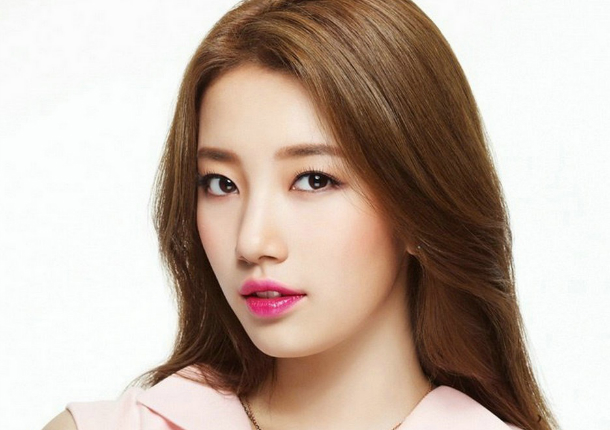
#> input picture suzy.jpg, 610 x 430 px
$ python test.py
#> lines starting #> are read from the running program, lines starting #| are printed output that depends on the picture; after the words box and inside, x2 and y2 are one past the last pixel; in counts of white or black regions, pixels touching at a corner belong together
import cv2
import numpy as np

img = cv2.imread('suzy.jpg', 1)
#> img is the input picture: shape (430, 610, 3); mean B, G, R 164.9, 176.6, 193.5
#img = cv2.imread('20190202_132312.jpg', 1)
cv2.startWindowThread()
face_cascade = cv2.CascadeClassifier('haarcascade_frontalface_default.xml')
eye_cascade = cv2.CascadeClassifier('haarcascade_eye.xml')

if (type(img) is np.ndarray):
    print(img.shape)
#| (430, 610, 3)

gray = cv2.cvtColor(img, cv2.COLOR_BGR2GRAY)
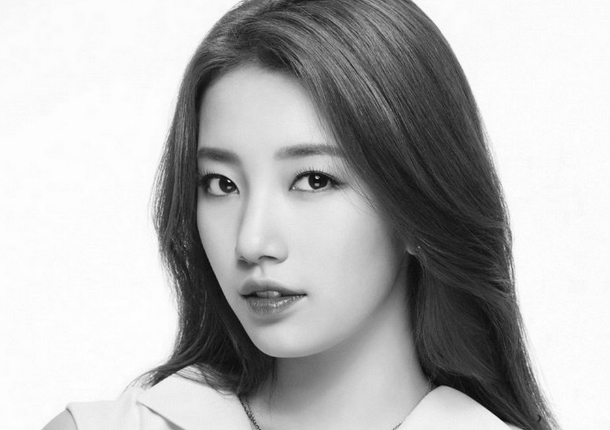
#> gray: shape (430, 610); min 6, max 255, mean 180.2
print(gray.shape)
#| (430, 610)


faces = face_cascade.detectMultiScale(gray, 1.3, 5)
#> faces = [[154, 96, 235, 235]]

for (x, y, w, h) in faces:
    cv2.rectangle(img, (x, y), (x+w, y+h), (255, 0, 0), 2)
    roi_gray = gray[y:y+h, x:x+w]
    roi_color = img[y:y+h, x:x+w]
    eyes = eye_cascade.detectMultiScale(roi_gray)
    for (ex, ey, ew, eh) in eyes:
        cv2.rectangle(roi_color, (ex, ey), (ex+ew, ey+eh), (0, 255, 0), 2)
#> this loop made 1 pass
#> (x, y, w, h, eyes) on pass 1: (154, 96, 235, 235, [[40, 62, 53, 53], [127, 56, 58, 58]])
#> pass 1, `roi_gray = gray[y:y+h, x:x+w]`:
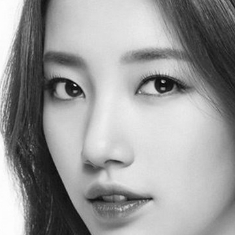
#> roi_gray: shape (235, 235); min 6, max 255, mean 153.8
#> pass 1, `roi_color = img[y:y+h, x:x+w]`:
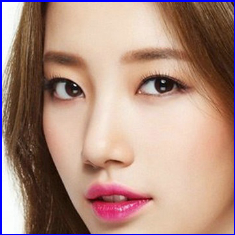
#> roi_color: shape (235, 235, 3); mean B, G, R 129.4, 141.8, 174.9
#> after the loop:
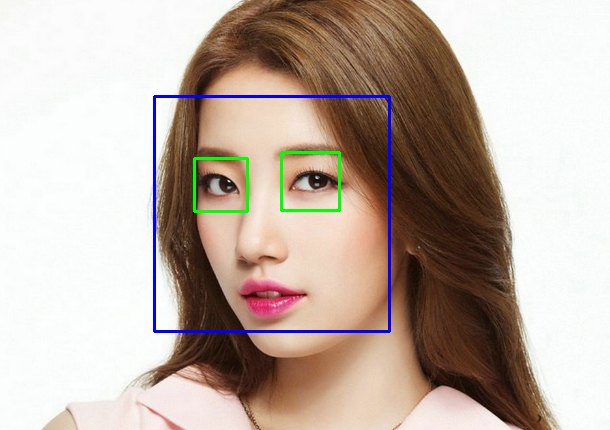
#> img: shape (430, 610, 3); 1.58% of pixels changed, all inside (x1, y1, x2, y2) = (153, 95, 391, 333)
#> after the loop:
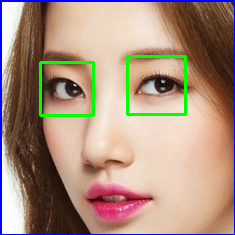
#> roi_color: shape (235, 235, 3); 2.4% of pixels changed, all inside (x1, y1, x2, y2) = (39, 55, 187, 117)

#cv2.imshow('rt', img)
dst = cv2.resize(img, dsize=(0,0), fx=0.3, fy=0.3, interpolation=cv2.INTER_LINEAR)
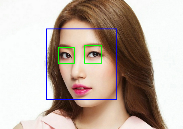
#> dst: shape (129, 183, 3); mean B, G, R 165.4, 175.5, 190.5
cv2.imshow("resize", dst)
cv2.waitKey(0)
cv2.destroyAllWindows()

$ run again, with 20190202_132312.jpg copied over suzy.jpg
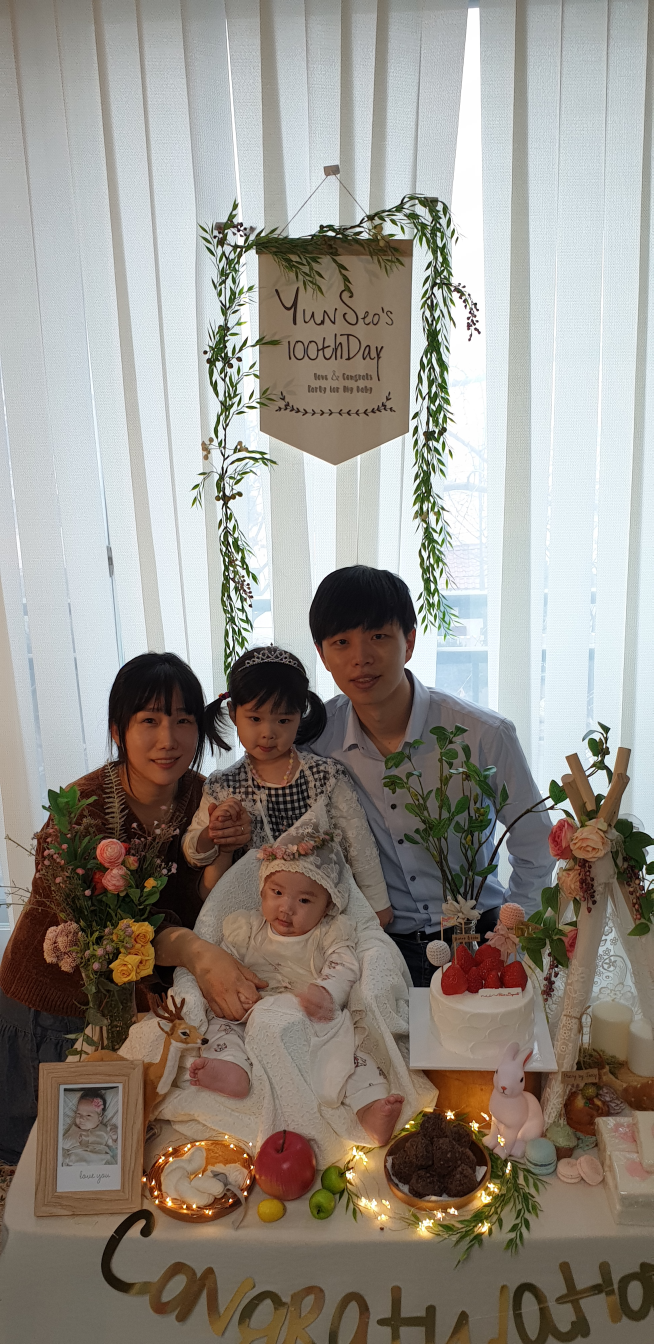
#> input picture 20190202_132312.jpg, 1960 x 4032 px (shown at 1/3 size)
#> img is the input picture: shape (4032, 1960, 3); mean B, G, R 136.7, 144.6, 150.3
#| (4032, 1960, 3)
#| (4032, 1960)
#> faces = [[1863, 2937, 51, 51], [705, 2087, 196, 196]]
#> the loop `for (x, y, w, h) in faces:` made 2 passes
#> after the loop `for (x, y, w, h) in faces:`:
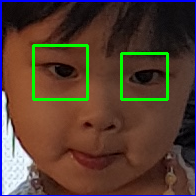
#> roi_color: shape (196, 196, 3); mean B, G, R 50.5, 62, 84.1
#> `dst = cv2.resize(img, dsize=(0,0), fx=0.3, fy=0.3, interpolation=cv2.I..`:
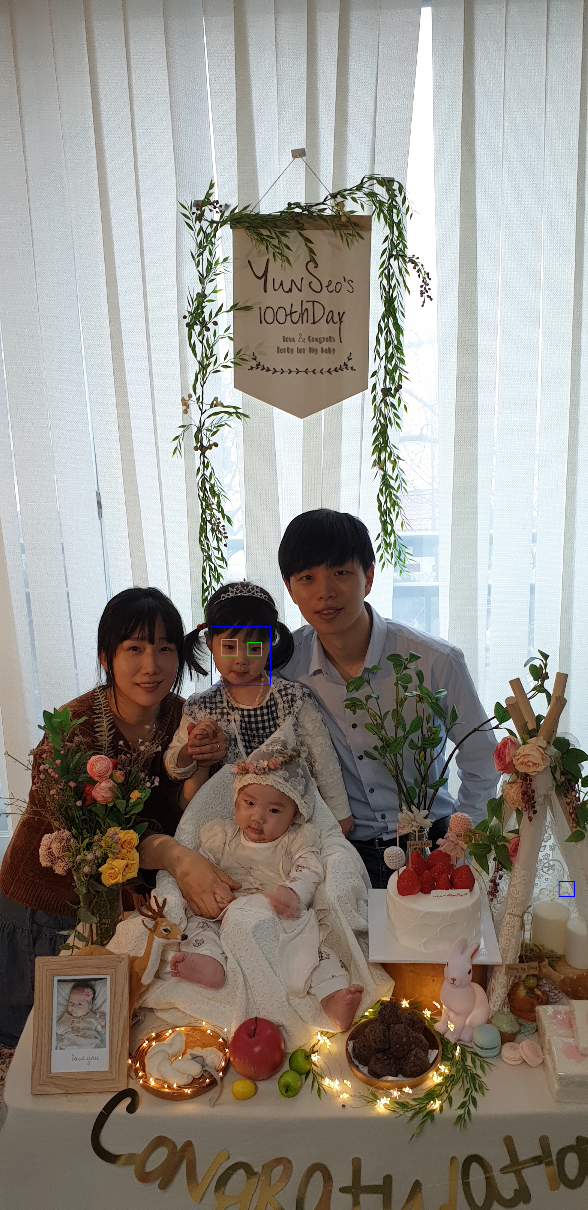
#> dst: shape (1210, 588, 3); mean B, G, R 136.7, 144.5, 150.1
